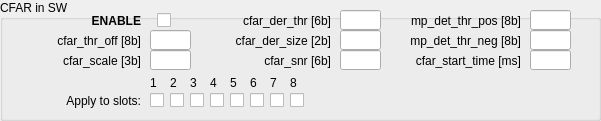
  <widget class="QGroupBox" name="groupBox_13">
   <property name="enabled">
    <bool>true</bool>
   </property>
   <property name="geometry">
    <rect>
     <x>960</x>
     <y>970</y>
     <width>601</width>
     <height>121</height>
    </rect>
   </property>
   <property name="styleSheet">
    <string notr="true"/>
   </property>
   <property name="title">
    <string>CFAR in SW</string>
   </property>
   <widget class="QLabel" name="label_43">
    <property name="geometry">
     <rect>
      <x>30</x>
      <y>50</y>
      <width>111</width>
      <height>21</height>
     </rect>
    </property>
    <property name="text">
     <string>cfar_scale [3b]</string>
    </property>
    <property name="alignment">
     <set>Qt::AlignRight|Qt::AlignTrailing|Qt::AlignVCenter</set>
    </property>
   </widget>
   <widget class="QLabel" name="label_124">
    <property name="geometry">
     <rect>
      <x>30</x>
      <y>30</y>
      <width>111</width>
      <height>21</height>
     </rect>
    </property>
    <property name="text">
     <string>cfar_thr_off [8b]</string>
    </property>
    <property name="alignment">
     <set>Qt::AlignRight|Qt::AlignTrailing|Qt::AlignVCenter</set>
    </property>
   </widget>
   <widget class="CustomControls::LineEdit" name="lineEdit_199">
    <property name="geometry">
     <rect>
      <x>340</x>
      <y>30</y>
      <width>41</width>
      <height>20</height>
     </rect>
    </property>
    <property name="accessibleName">
     <string>CFAR_DER_SIZE</string>
    </property>
   </widget>
   <widget class="QLabel" name="label_127">
    <property name="geometry">
     <rect>
      <x>220</x>
      <y>10</y>
      <width>111</width>
      <height>21</height>
     </rect>
    </property>
    <property name="text">
     <string>cfar_der_thr [6b]</string>
    </property>
    <property name="alignment">
     <set>Qt::AlignRight|Qt::AlignTrailing|Qt::AlignVCenter</set>
    </property>
   </widget>
   <widget class="QLabel" name="label_132">
    <property name="geometry">
     <rect>
      <x>220</x>
      <y>30</y>
      <width>111</width>
      <height>21</height>
     </rect>
    </property>
    <property name="text">
     <string>cfar_der_size [2b]</string>
    </property>
    <property name="alignment">
     <set>Qt::AlignRight|Qt::AlignTrailing|Qt::AlignVCenter</set>
    </property>
   </widget>
   <widget class="CustomControls::LineEdit" name="lineEdit_200">
    <property name="geometry">
     <rect>
      <x>340</x>
      <y>10</y>
      <width>41</width>
      <height>20</height>
     </rect>
    </property>
    <property name="accessibleName">
     <string>CFAR_DER_THR</string>
    </property>
   </widget>
   <widget class="CustomControls::LineEdit" name="lineEdit_201">
    <property name="geometry">
     <rect>
      <x>150</x>
      <y>50</y>
      <width>41</width>
      <height>20</height>
     </rect>
    </property>
    <property name="accessibleName">
     <string>CFAR_SCALE</string>
    </property>
   </widget>
   <widget class="CustomControls::LineEdit" name="lineEdit_202">
    <property name="geometry">
     <rect>
      <x>150</x>
      <y>30</y>
      <width>41</width>
      <height>20</height>
     </rect>
    </property>
    <property name="accessibleName">
     <string>CFAR_THR_OFF</string>
    </property>
   </widget>
   <widget class="CustomControls::CheckBox" name="checkBox_22">
    <property name="geometry">
     <rect>
      <x>150</x>
      <y>10</y>
      <width>21</width>
      <height>21</height>
     </rect>
    </property>
    <property name="accessibleName">
     <string>CFAR_SW_ENA</string>
    </property>
    <property name="layoutDirection">
     <enum>Qt::RightToLeft</enum>
    </property>
    <property name="text">
     <string/>
    </property>
   </widget>
   <widget class="QLabel" name="label_125">
    <property name="geometry">
     <rect>
      <x>60</x>
      <y>10</y>
      <width>81</width>
      <height>21</height>
     </rect>
    </property>
    <property name="font">
     <font>
      <weight>75</weight>
      <bold>true</bold>
     </font>
    </property>
    <property name="text">
     <string>ENABLE</string>
    </property>
    <property name="alignment">
     <set>Qt::AlignRight|Qt::AlignTrailing|Qt::AlignVCenter</set>
    </property>
   </widget>
   <widget class="QLabel" name="label_133">
    <property name="geometry">
     <rect>
      <x>220</x>
      <y>50</y>
      <width>111</width>
      <height>21</height>
     </rect>
    </property>
    <property name="text">
     <string>cfar_snr [6b]</string>
    </property>
    <property name="alignment">
     <set>Qt::AlignRight|Qt::AlignTrailing|Qt::AlignVCenter</set>
    </property>
   </widget>
   <widget class="CustomControls::LineEdit" name="lineEdit_203">
    <property name="geometry">
     <rect>
      <x>340</x>
      <y>50</y>
      <width>41</width>
      <height>20</height>
     </rect>
    </property>
    <property name="accessibleName">
     <string>CFAR_SNR</string>
    </property>
   </widget>
   <widget class="QLabel" name="label_44">
    <property name="geometry">
     <rect>
      <x>30</x>
      <y>90</y>
      <width>111</width>
      <height>21</height>
     </rect>
    </property>
    <property name="text">
     <string>Apply to slots:</string>
    </property>
    <property name="alignment">
     <set>Qt::AlignRight|Qt::AlignTrailing|Qt::AlignVCenter</set>
    </property>
   </widget>
   <widget class="CustomControls::CheckBox" name="checkBox_23">
    <property name="geometry">
     <rect>
      <x>150</x>
      <y>90</y>
      <width>20</width>
      <height>21</height>
     </rect>
    </property>
    <property name="accessibleName">
     <string>APPLY_CFAR[EN1]</string>
    </property>
    <property name="layoutDirection">
     <enum>Qt::LeftToRight</enum>
    </property>
    <property name="text">
     <string/>
    </property>
   </widget>
   <widget class="CustomControls::CheckBox" name="checkBox_26">
    <property name="geometry">
     <rect>
      <x>170</x>
      <y>90</y>
      <width>20</width>
      <height>21</height>
     </rect>
    </property>
    <property name="accessibleName">
     <string>APPLY_CFAR[EN2]</string>
    </property>
    <property name="layoutDirection">
     <enum>Qt::LeftToRight</enum>
    </property>
    <property name="text">
     <string/>
    </property>
   </widget>
   <widget class="CustomControls::CheckBox" name="checkBox_27">
    <property name="geometry">
     <rect>
      <x>190</x>
      <y>90</y>
      <width>20</width>
      <height>21</height>
     </rect>
    </property>
    <property name="accessibleName">
     <string>APPLY_CFAR[EN3]</string>
    </property>
    <property name="layoutDirection">
     <enum>Qt::LeftToRight</enum>
    </property>
    <property name="text">
     <string/>
    </property>
   </widget>
   <widget class="CustomControls::CheckBox" name="checkBox_28">
    <property name="geometry">
     <rect>
      <x>210</x>
      <y>90</y>
      <width>20</width>
      <height>21</height>
     </rect>
    </property>
    <property name="accessibleName">
     <string>APPLY_CFAR[EN4]</string>
    </property>
    <property name="layoutDirection">
     <enum>Qt::LeftToRight</enum>
    </property>
    <property name="text">
     <string/>
    </property>
   </widget>
   <widget class="CustomControls::CheckBox" name="checkBox_29">
    <property name="geometry">
     <rect>
      <x>230</x>
      <y>90</y>
      <width>20</width>
      <height>21</height>
     </rect>
    </property>
    <property name="accessibleName">
     <string>APPLY_CFAR[EN5]</string>
    </property>
    <property name="layoutDirection">
     <enum>Qt::LeftToRight</enum>
    </property>
    <property name="text">
     <string/>
    </property>
   </widget>
   <widget class="CustomControls::CheckBox" name="checkBox_30">
    <property name="geometry">
     <rect>
      <x>270</x>
      <y>90</y>
      <width>20</width>
      <height>21</height>
     </rect>
    </property>
    <property name="accessibleName">
     <string>APPLY_CFAR[EN7]</string>
    </property>
    <property name="layoutDirection">
     <enum>Qt::LeftToRight</enum>
    </property>
    <property name="text">
     <string/>
    </property>
   </widget>
   <widget class="CustomControls::CheckBox" name="checkBox_32">
    <property name="geometry">
     <rect>
      <x>250</x>
      <y>90</y>
      <width>20</width>
      <height>21</height>
     </rect>
    </property>
    <property name="accessibleName">
     <string>APPLY_CFAR[EN6]</string>
    </property>
    <property name="layoutDirection">
     <enum>Qt::LeftToRight</enum>
    </property>
    <property name="text">
     <string/>
    </property>
   </widget>
   <widget class="CustomControls::CheckBox" name="checkBox_34">
    <property name="geometry">
     <rect>
      <x>290</x>
      <y>90</y>
      <width>20</width>
      <height>21</height>
     </rect>
    </property>
    <property name="accessibleName">
     <string>APPLY_CFAR[EN8]</string>
    </property>
    <property name="layoutDirection">
     <enum>Qt::LeftToRight</enum>
    </property>
    <property name="text">
     <string/>
    </property>
   </widget>
   <widget class="QLabel" name="label_45">
    <property name="geometry">
     <rect>
      <x>150</x>
      <y>70</y>
      <width>20</width>
      <height>20</height>
     </rect>
    </property>
    <property name="text">
     <string>1</string>
    </property>
    <property name="alignment">
     <set>Qt::AlignBottom|Qt::AlignLeading|Qt::AlignLeft</set>
    </property>
   </widget>
   <widget class="QLabel" name="label_46">
    <property name="geometry">
     <rect>
      <x>170</x>
      <y>70</y>
      <width>20</width>
      <height>20</height>
     </rect>
    </property>
    <property name="text">
     <string>2</string>
    </property>
    <property name="alignment">
     <set>Qt::AlignBottom|Qt::AlignLeading|Qt::AlignLeft</set>
    </property>
   </widget>
   <widget class="QLabel" name="label_47">
    <property name="geometry">
     <rect>
      <x>190</x>
      <y>70</y>
      <width>20</width>
      <height>20</height>
     </rect>
    </property>
    <property name="text">
     <string>3</string>
    </property>
    <property name="alignment">
     <set>Qt::AlignBottom|Qt::AlignLeading|Qt::AlignLeft</set>
    </property>
   </widget>
   <widget class="QLabel" name="label_48">
    <property name="geometry">
     <rect>
      <x>210</x>
      <y>70</y>
      <width>20</width>
      <height>20</height>
     </rect>
    </property>
    <property name="text">
     <string>4</string>
    </property>
    <property name="alignment">
     <set>Qt::AlignBottom|Qt::AlignLeading|Qt::AlignLeft</set>
    </property>
   </widget>
   <widget class="QLabel" name="label_49">
    <property name="geometry">
     <rect>
      <x>230</x>
      <y>70</y>
      <width>20</width>
      <height>20</height>
     </rect>
    </property>
    <property name="text">
     <string>5</string>
    </property>
    <property name="alignment">
     <set>Qt::AlignBottom|Qt::AlignLeading|Qt::AlignLeft</set>
    </property>
   </widget>
   <widget class="QLabel" name="label_50">
    <property name="geometry">
     <rect>
      <x>250</x>
      <y>70</y>
      <width>20</width>
      <height>20</height>
     </rect>
    </property>
    <property name="text">
     <string>6</string>
    </property>
    <property name="alignment">
     <set>Qt::AlignBottom|Qt::AlignLeading|Qt::AlignLeft</set>
    </property>
   </widget>
   <widget class="QLabel" name="label_51">
    <property name="geometry">
     <rect>
      <x>270</x>
      <y>70</y>
      <width>20</width>
      <height>20</height>
     </rect>
    </property>
    <property name="text">
     <string>7</string>
    </property>
    <property name="alignment">
     <set>Qt::AlignBottom|Qt::AlignLeading|Qt::AlignLeft</set>
    </property>
   </widget>
   <widget class="QLabel" name="label_52">
    <property name="geometry">
     <rect>
      <x>290</x>
      <y>70</y>
      <width>20</width>
      <height>20</height>
     </rect>
    </property>
    <property name="text">
     <string>8</string>
    </property>
    <property name="alignment">
     <set>Qt::AlignBottom|Qt::AlignLeading|Qt::AlignLeft</set>
    </property>
   </widget>
   <widget class="CustomControls::RealEdit" name="lineEdit_206">
    <property name="geometry">
     <rect>
      <x>530</x>
      <y>50</y>
      <width>41</width>
      <height>20</height>
     </rect>
    </property>
    <property name="accessibleName">
     <string>CFAR_STARTMS</string>
    </property>
    <property name="text">
     <string/>
    </property>
   </widget>
   <widget class="QLabel" name="label_136">
    <property name="geometry">
     <rect>
      <x>390</x>
      <y>50</y>
      <width>131</width>
      <height>21</height>
     </rect>
    </property>
    <property name="accessibleName">
     <string>DER_THR_TOF</string>
    </property>
    <property name="text">
     <string>cfar_start_time [ms]</string>
    </property>
    <property name="alignment">
     <set>Qt::AlignRight|Qt::AlignTrailing|Qt::AlignVCenter</set>
    </property>
   </widget>
   <widget class="CustomControls::LineEdit" name="lineEdit_207">
    <property name="geometry">
     <rect>
      <x>530</x>
      <y>10</y>
      <width>41</width>
      <height>20</height>
     </rect>
    </property>
    <property name="accessibleName">
     <string>MP_DET_THR_POS</string>
    </property>
    <property name="text">
     <string/>
    </property>
   </widget>
   <widget class="QLabel" name="label_137">
    <property name="geometry">
     <rect>
      <x>390</x>
      <y>10</y>
      <width>131</width>
      <height>21</height>
     </rect>
    </property>
    <property name="accessibleName">
     <string>DER_THR_TOF</string>
    </property>
    <property name="text">
     <string>mp_det_thr_pos [8b]</string>
    </property>
    <property name="alignment">
     <set>Qt::AlignRight|Qt::AlignTrailing|Qt::AlignVCenter</set>
    </property>
   </widget>
   <widget class="CustomControls::LineEdit" name="lineEdit_208">
    <property name="geometry">
     <rect>
      <x>530</x>
      <y>30</y>
      <width>41</width>
      <height>20</height>
     </rect>
    </property>
    <property name="accessibleName">
     <string>MP_DET_THR_NEG</string>
    </property>
    <property name="text">
     <string/>
    </property>
   </widget>
   <widget class="QLabel" name="label_138">
    <property name="geometry">
     <rect>
      <x>390</x>
      <y>30</y>
      <width>131</width>
      <height>21</height>
     </rect>
    </property>
    <property name="accessibleName">
     <string>DER_THR_TOF</string>
    </property>
    <property name="text">
     <string>mp_det_thr_neg [8b]</string>
    </property>
    <property name="alignment">
     <set>Qt::AlignRight|Qt::AlignTrailing|Qt::AlignVCenter</set>
    </property>
   </widget>
  </widget>
